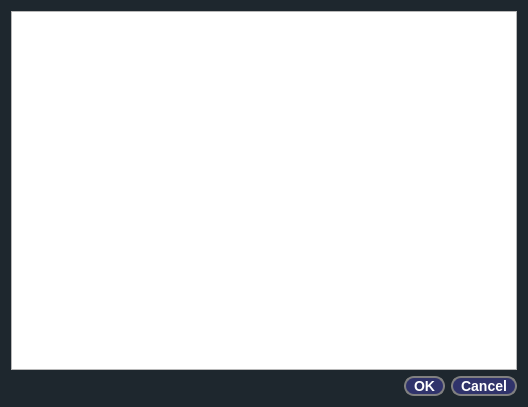
<?xml version="1.0" encoding="UTF-8"?>
<ui version="4.0">
 <class>Dialog</class>
 <widget class="QDialog" name="Dialog">
  <property name="geometry">
   <rect>
    <x>0</x>
    <y>0</y>
    <width>528</width>
    <height>407</height>
   </rect>
  </property>
  <property name="windowTitle">
   <string>Dialog</string>
  </property>
  <property name="styleSheet">
   <string notr="true">QDialog{
background-color: #1e272e;
}

	
QPushButton {
 
border: 2px solid gray;
border-radius: 10px;
padding: 0 8px;
background: #30336b;
color: white;
font: bold 14px;
}
 
 QCheckBox{
font: bold 14px;
color: white;
}

QLabel#lblStream{
border: 2px solid gray;
border-radius: 10px;
}

#stream{
background-color: #808e9b;
}</string>
  </property>
  <layout class="QVBoxLayout" name="verticalLayout">
   <item>
    <widget class="QTableView" name="tblDados"/>
   </item>
   <item>
    <widget class="QDialogButtonBox" name="buttonBox">
     <property name="orientation">
      <enum>Qt::Horizontal</enum>
     </property>
     <property name="standardButtons">
      <set>QDialogButtonBox::Cancel|QDialogButtonBox::Ok</set>
     </property>
    </widget>
   </item>
  </layout>
 </widget>
 <resources/>
 <connections>
  <connection>
   <sender>buttonBox</sender>
   <signal>accepted()</signal>
   <receiver>Dialog</receiver>
   <slot>accept()</slot>
   <hints>
    <hint type="sourcelabel">
     <x>248</x>
     <y>254</y>
    </hint>
    <hint type="destinationlabel">
     <x>157</x>
     <y>274</y>
    </hint>
   </hints>
  </connection>
  <connection>
   <sender>buttonBox</sender>
   <signal>rejected()</signal>
   <receiver>Dialog</receiver>
   <slot>reject()</slot>
   <hints>
    <hint type="sourcelabel">
     <x>316</x>
     <y>260</y>
    </hint>
    <hint type="destinationlabel">
     <x>286</x>
     <y>274</y>
    </hint>
   </hints>
  </connection>
 </connections>
</ui>
